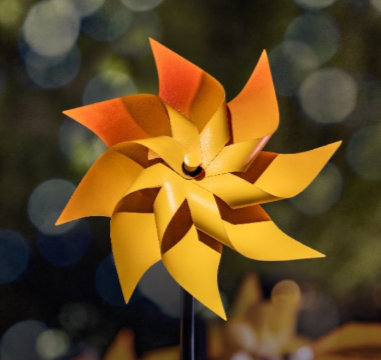
#> input picture Phase-4-edge-detection-and-thresholding/canny_sample.png, 381 x 360 px
$ python thresh.py
#> lines starting #> are read from the running program, lines starting #| are printed output that depends on the picture; after the words box and inside, x2 and y2 are one past the last pixel; in counts of white or black regions, pixels touching at a corner belong together
import cv2
image=cv2.imread("canny_sample.png",cv2.IMREAD_GRAYSCALE)
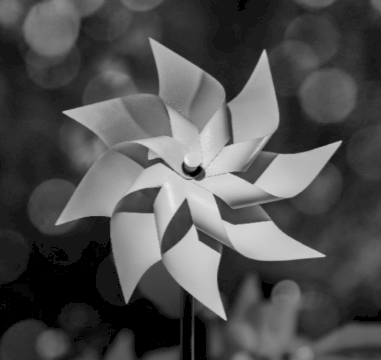
#> image: shape (360, 381); min 0, max 240, mean 79.7

if image is None:
    print("could not load image")

else:
    ret,thresh=cv2.threshold(image,120,255,cv2.THRESH_BINARY)
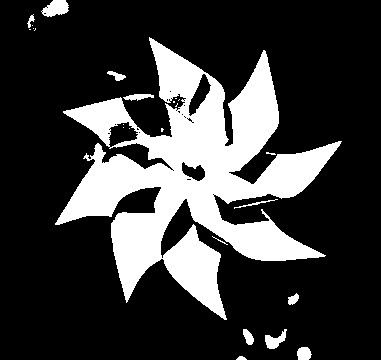
#> thresh: shape (360, 381); 23.3% white; 25 white regions (13 under 20 px), largest, box (x1, y1, x2, y2) and area: (55, 37, 342, 320) 30594, (41, 0, 69, 17) 325, (265, 329, 287, 349) 219

    cv2.imwrite("thresh_output.png",thresh)
    cv2.imshow("Thresholding image",thresh)
    cv2.waitKey(0)
    cv2.destroyAllWindows()
